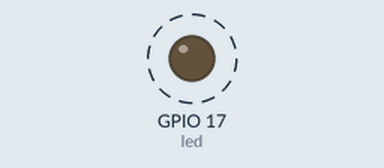
Recording of a program running on a simulated Raspberry Pi (BCM pin numbers). On the bench: output pins drawn as LEDs (lit = HIGH). Dashed ring = blinking. Files the program writes start out absent; the clock reads 2024-03-15 10:24:30 at power-on unless the program sets it; what the program prints to the terminal is not drawn. At 10.0 s the program stops and its outputs stay as they are.

Above: at 0.6 s.
Timing chart, 0 to 3.0 s (numbered marks = the images above):
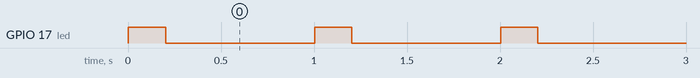

Measured:
- by itself, GPIO 17 (led): alternates HIGH for 0.20 s and LOW for 0.80 s, 20 changes in all, then stays LOW

The program:

blink_gpio17.py
```python
from gpiozero import LED
from time import sleep, time
from pathlib import Path
import csv

LED_PIN = 17
ON_TIME = 0.2
OFF_TIME = 0.8
CYCLES = 10

led = LED(LED_PIN)

log_dir = Path.home() / "firefly_drone" / "logs"
log_dir.mkdir(parents=True, exist_ok=True)
log_file = log_dir / "led_blink_test.csv"

print(f"Blinking LED on GPIO{LED_PIN}")
print(f"Log file: {log_file}")

try:
    with open(log_file, "w", newline="") as f:
        writer = csv.writer(f)
        writer.writerow(["timestamp", "state"])

        for i in range(CYCLES):
            led.on()
            t_on = time()
            writer.writerow([t_on, "ON"])
            print(f"{i+1:02d}: LED ON")
            sleep(ON_TIME)

            led.off()
            t_off = time()
            writer.writerow([t_off, "OFF"])
            print(f"{i+1:02d}: LED OFF")
            sleep(OFF_TIME)

finally:
    led.off()
    print("Done. LED OFF.")
```
